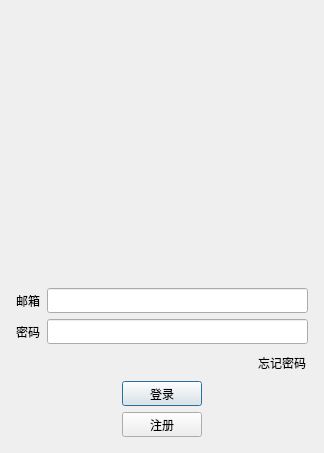
<?xml version="1.0" encoding="UTF-8"?>
<ui version="4.0">
 <class>LoginDialog</class>
 <widget class="QDialog" name="LoginDialog">
  <property name="geometry">
   <rect>
    <x>0</x>
    <y>0</y>
    <width>324</width>
    <height>439</height>
   </rect>
  </property>
  <property name="windowTitle">
   <string>Dialog</string>
  </property>
  <layout class="QVBoxLayout" name="verticalLayout_2">
   <item>
    <layout class="QVBoxLayout" name="verticalLayout">
     <property name="leftMargin">
      <number>5</number>
     </property>
     <property name="topMargin">
      <number>5</number>
     </property>
     <property name="rightMargin">
      <number>5</number>
     </property>
     <property name="bottomMargin">
      <number>5</number>
     </property>
     <item>
      <widget class="QLabel" name="err_tip">
       <property name="minimumSize">
        <size>
         <width>0</width>
         <height>20</height>
        </size>
       </property>
       <property name="maximumSize">
        <size>
         <width>16777215</width>
         <height>20</height>
        </size>
       </property>
       <property name="text">
        <string/>
       </property>
       <property name="alignment">
        <set>Qt::AlignmentFlag::AlignCenter</set>
       </property>
      </widget>
     </item>
     <item>
      <widget class="QWidget" name="widget" native="true">
       <property name="minimumSize">
        <size>
         <width>0</width>
         <height>240</height>
        </size>
       </property>
       <property name="maximumSize">
        <size>
         <width>16777215</width>
         <height>240</height>
        </size>
       </property>
       <layout class="QGridLayout" name="gridLayout">
        <item row="0" column="0">
         <widget class="QLabel" name="head_label">
          <property name="minimumSize">
           <size>
            <width>200</width>
            <height>200</height>
           </size>
          </property>
          <property name="maximumSize">
           <size>
            <width>200</width>
            <height>200</height>
           </size>
          </property>
          <property name="text">
           <string/>
          </property>
         </widget>
        </item>
       </layout>
      </widget>
     </item>
     <item>
      <layout class="QHBoxLayout" name="horizontalLayout">
       <item>
        <widget class="QLabel" name="email_label">
         <property name="minimumSize">
          <size>
           <width>25</width>
           <height>25</height>
          </size>
         </property>
         <property name="maximumSize">
          <size>
           <width>25</width>
           <height>25</height>
          </size>
         </property>
         <property name="text">
          <string>邮箱：</string>
         </property>
        </widget>
       </item>
       <item>
        <widget class="QLineEdit" name="email_edit">
         <property name="maximumSize">
          <size>
           <width>300</width>
           <height>25</height>
          </size>
         </property>
        </widget>
       </item>
      </layout>
     </item>
     <item>
      <layout class="QHBoxLayout" name="horizontalLayout_2">
       <item>
        <widget class="QLabel" name="passwd_label">
         <property name="minimumSize">
          <size>
           <width>25</width>
           <height>25</height>
          </size>
         </property>
         <property name="maximumSize">
          <size>
           <width>25</width>
           <height>25</height>
          </size>
         </property>
         <property name="text">
          <string>密码：</string>
         </property>
        </widget>
       </item>
       <item>
        <widget class="QLineEdit" name="pass_edit">
         <property name="minimumSize">
          <size>
           <width>0</width>
           <height>25</height>
          </size>
         </property>
         <property name="maximumSize">
          <size>
           <width>300</width>
           <height>25</height>
          </size>
         </property>
        </widget>
       </item>
      </layout>
     </item>
     <item>
      <layout class="QHBoxLayout" name="horizontalLayout_3">
       <item>
        <spacer name="horizontalSpacer_5">
         <property name="orientation">
          <enum>Qt::Orientation::Horizontal</enum>
         </property>
         <property name="sizeHint" stdset="0">
          <size>
           <width>40</width>
           <height>20</height>
          </size>
         </property>
        </spacer>
       </item>
       <item>
        <widget class="ClickedLabel" name="forget_label">
         <property name="minimumSize">
          <size>
           <width>50</width>
           <height>25</height>
          </size>
         </property>
         <property name="maximumSize">
          <size>
           <width>50</width>
           <height>25</height>
          </size>
         </property>
         <property name="text">
          <string>忘记密码</string>
         </property>
        </widget>
       </item>
      </layout>
     </item>
     <item>
      <layout class="QHBoxLayout" name="horizontalLayout_5">
       <item>
        <spacer name="horizontalSpacer_2">
         <property name="orientation">
          <enum>Qt::Orientation::Horizontal</enum>
         </property>
         <property name="sizeHint" stdset="0">
          <size>
           <width>40</width>
           <height>20</height>
          </size>
         </property>
        </spacer>
       </item>
       <item>
        <widget class="QPushButton" name="login_btn">
         <property name="minimumSize">
          <size>
           <width>0</width>
           <height>25</height>
          </size>
         </property>
         <property name="maximumSize">
          <size>
           <width>16777215</width>
           <height>25</height>
          </size>
         </property>
         <property name="text">
          <string>登录</string>
         </property>
        </widget>
       </item>
       <item>
        <spacer name="horizontalSpacer">
         <property name="orientation">
          <enum>Qt::Orientation::Horizontal</enum>
         </property>
         <property name="sizeHint" stdset="0">
          <size>
           <width>40</width>
           <height>20</height>
          </size>
         </property>
        </spacer>
       </item>
      </layout>
     </item>
     <item>
      <layout class="QHBoxLayout" name="horizontalLayout_4">
       <item>
        <spacer name="horizontalSpacer_3">
         <property name="orientation">
          <enum>Qt::Orientation::Horizontal</enum>
         </property>
         <property name="sizeHint" stdset="0">
          <size>
           <width>40</width>
           <height>20</height>
          </size>
         </property>
        </spacer>
       </item>
       <item>
        <widget class="QPushButton" name="reg_btn">
         <property name="minimumSize">
          <size>
           <width>0</width>
           <height>25</height>
          </size>
         </property>
         <property name="maximumSize">
          <size>
           <width>16777215</width>
           <height>25</height>
          </size>
         </property>
         <property name="text">
          <string>注册</string>
         </property>
        </widget>
       </item>
       <item>
        <spacer name="horizontalSpacer_4">
         <property name="orientation">
          <enum>Qt::Orientation::Horizontal</enum>
         </property>
         <property name="sizeHint" stdset="0">
          <size>
           <width>40</width>
           <height>20</height>
          </size>
         </property>
        </spacer>
       </item>
      </layout>
     </item>
    </layout>
   </item>
  </layout>
 </widget>
 <customwidgets>
  <customwidget>
   <class>ClickedLabel</class>
   <extends>QLabel</extends>
   <header>clickedlabel.h</header>
  </customwidget>
 </customwidgets>
 <resources/>
 <connections/>
</ui>
